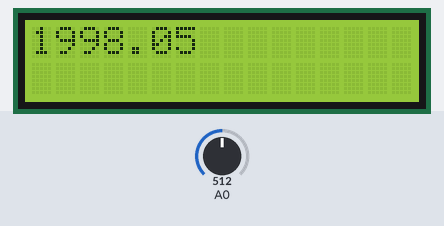
Bench run of a sketch on a simulated Arduino Uno, built with avr-gcc and run on an emulated ATmega328P. Shown: 16×2 character LCD. The inputs (shaded band) are chosen by the test bench; at power-on: A0 = 512.

Above: at 1.2 s.
1.3 s: A0 set to 0
At 2.5 s:
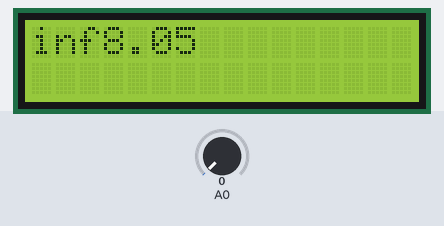
2.8 s: A0 set to 122
At 3.6 s:
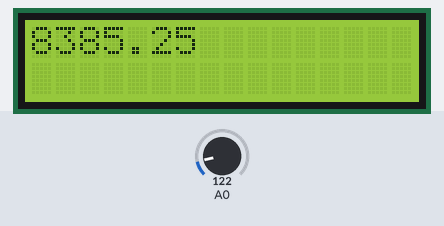
4.3 s: A0 set to 306
At 4.8 s:
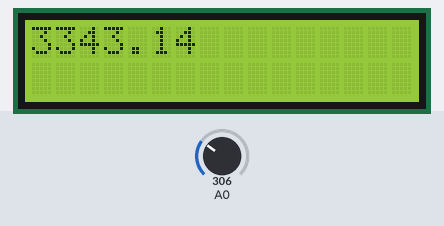
Timing chart, 0 to 7.3 s (numbered marks = the images above; inputs shaded):
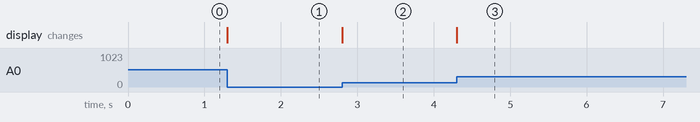

The sketch:

sketch.ino
```cpp
#include <LiquidCrystal.h>

LiquidCrystal lcd(12, 11, 10, 9, 8, 7);

//rd es la resistencia conocida

int rc = 1000.0;

void setup() {
  lcd.begin(16, 2);
}

void loop() {
  float SensorValue = analogRead(A0);
  //rd es la resistencia desconocida
  float rd = rc*(5.0/(SensorValue*(5.0/1023.0)));

  lcd.setCursor(0,0);
  lcd.print(rd);
}
```

Measured:
- after the input at 1.3 s, the display: changes at once (image 1)
- after the input at 2.8 s, the display: changes at once (image 2)
- after the input at 4.3 s, the display: changes at once (image 3)
